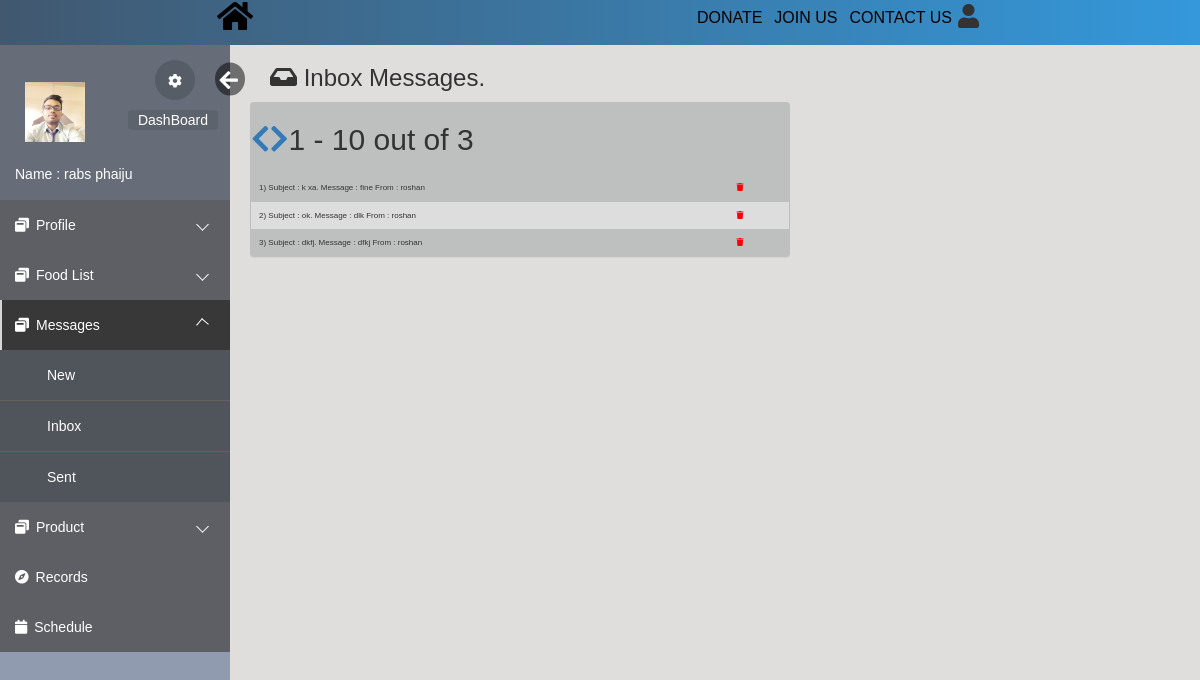
Page /inbox.php (signed in) on the earlier database version.
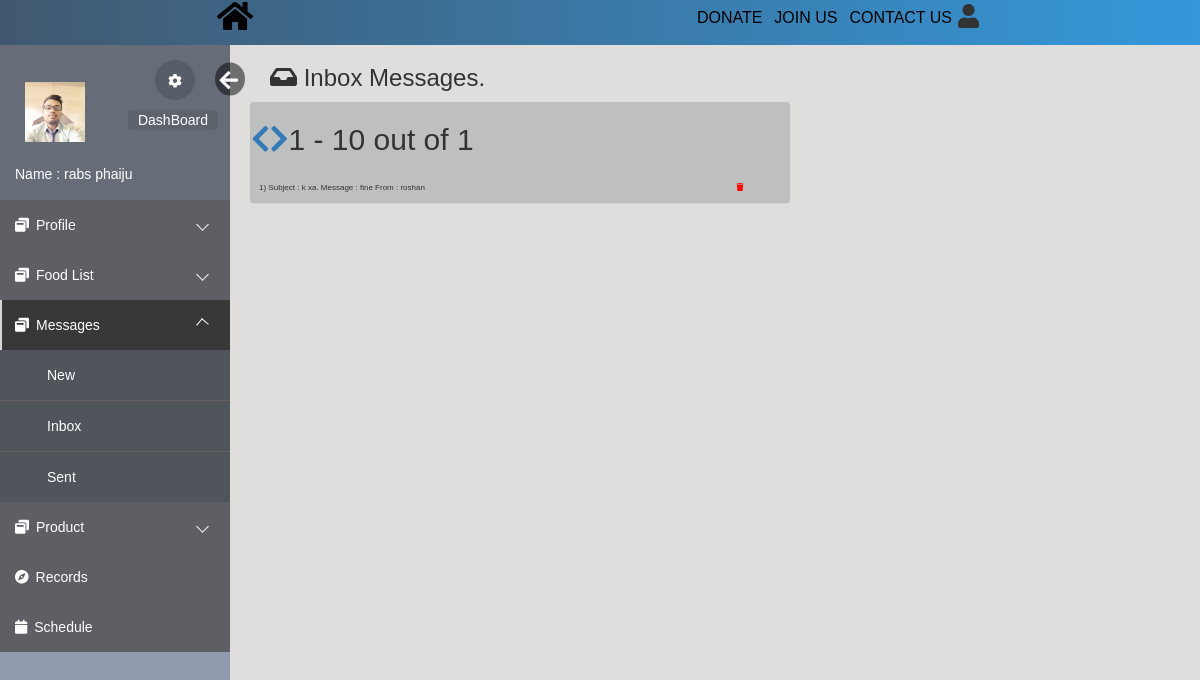
Same page on the later database version.
### tables this page shows
CREATE TABLE `messages` (
  `message_id` int(10) UNSIGNED NOT NULL,
  `msg_to` varchar(20) DEFAULT NULL,
  `msg_from` varchar(20) DEFAULT NULL,
  `subject` varchar(30) DEFAULT NULL,
  `message` varchar(255) DEFAULT NULL,
  `date` timestamp NULL DEFAULT CURRENT_TIMESTAMP ON UPDATE CURRENT_TIMESTAMP
);

### html/inbox.php (the view, shortened to what the changed rows need)
<?php
$pos=null;
 ?>
<!DOCTYPE html>
<html lang="en">
<head>
    <link rel="stylesheet" href="https://maxcdn.bootstrapcdn.com/bootstrap/3.3.6/css/bootstrap.min.css">
    <link rel="stylesheet" href="https://maxcdn.bootstrapcdn.com/font-awesome/4.6.3/css/font-awesome.min.css">
    <link rel="stylesheet" href="../css/loginindex.css">
    <link rel="stylesheet" href="css/editprofile.css">
    <link rel="stylesheet" href="css/index.css">
    <link rel="stylesheet" href="https://use.fontawesome.com/releases/v5.3.1/css/all.css">
</head>
<body>
    <div class="body_wrapper">
        <div class="container">
            <div class="col-md-6 col-sm-9 contains">
                <div class="panel profile-panel">
                <h2>
                    <?php
                    $from=$_SESSION['username'];
                          $sql = "SELECT * from `messages` where `msg_to`='$from'";
                            require_once("DBConnect.php");
                            $resulttotal = $conn-> query($sql);
                            $total = mysqli_num_rows($resulttotal);?>
              <?php if($pos==null){$pos=0;}?>
              <?php if($pos>0){?>
              <a style="float:left;" href="sent.php?pos=<?php echo $pos-10;?>"><i class="fa fa-chevron-left"></i></a>
              <?php }else { ?>
              <a style="float:left;"><i class="fa fa-chevron-left"></i></a>
              <?php }
              if($pos<$total && $total-$pos>10){ ?>
              <a style="float:left;" href="sent.php?pos=<?php echo $pos+10;?>"><i class="fa fa-chevron-right"></i></a>
              <?php } else { ?>
                <a style="float:left;"><i class="fa fa-chevron-right"></i></a>
              <?php } ?>
              <p style="margin:8px 0 0 5px;"><?php echo ($pos+1)." - ".($pos+10);?> out of <?php echo $total?></p>
              </h2>
                    <table>
    <?php
    $count=1;
    require_once("DBConnect.php");
    $from=$_SESSION['username'];
        $sql = "SELECT * from `messages` WHERE `msg_to`='$from' ORDER BY `message_id` DESC";
	$result = $conn-> query($sql);
	if($result-> num_rows >0){
            $del_count=0;
            while($del_count<20 &&  $row = $result-> fetch_assoc()){
                echo "<tr><td>".$count.") Subject : ".$row["subject"].". Message : ".$row["message"]." From : ".$row["msg_from"]." "."</td>";
                ?>
                 <td>
                <a onclick="return confirm('Are you sure you want to delete this message?')" href="delete_message.php?msgid_inbox=<?= $row['message_id'];?>"><i style="color: red;" class="fa fa-trash" aria-hidden="true"></i></a>
            </td></tr>
            <?php
                $count++;
               $del_count++;
            }}else{
                echo "<tr><td>No Messages</td></tr>";
            }
        echo "</table>";
        ?>
                </div>
            </div>
        </div>
    </div>
</body>
</html>

Differences in the rows shown:
removed messages: subject "ok", message "dlk", msg_from "roshan"
removed messages: subject "dkfj", message "dfkj", msg_from "roshan"
Other differences:
$total: "3" → "1"
